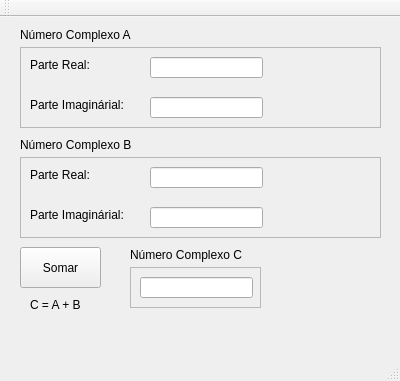
<?xml version="1.0" encoding="UTF-8"?>
<ui version="4.0">
 <class>MainWindow</class>
 <widget class="QMainWindow" name="MainWindow">
  <property name="geometry">
   <rect>
    <x>0</x>
    <y>0</y>
    <width>400</width>
    <height>381</height>
   </rect>
  </property>
  <property name="windowTitle">
   <string>MainWindow</string>
  </property>
  <widget class="QWidget" name="centralWidget">
   <widget class="QFrame" name="frame">
    <property name="geometry">
     <rect>
      <x>20</x>
      <y>30</y>
      <width>361</width>
      <height>81</height>
     </rect>
    </property>
    <property name="frameShape">
     <enum>QFrame::StyledPanel</enum>
    </property>
    <property name="frameShadow">
     <enum>QFrame::Raised</enum>
    </property>
    <widget class="QLineEdit" name="lineEdit">
     <property name="geometry">
      <rect>
       <x>130</x>
       <y>10</y>
       <width>113</width>
       <height>21</height>
      </rect>
     </property>
    </widget>
    <widget class="QLineEdit" name="lineEdit_2">
     <property name="geometry">
      <rect>
       <x>130</x>
       <y>50</y>
       <width>113</width>
       <height>21</height>
      </rect>
     </property>
    </widget>
    <widget class="QLabel" name="label_4">
     <property name="geometry">
      <rect>
       <x>10</x>
       <y>10</y>
       <width>71</width>
       <height>16</height>
      </rect>
     </property>
     <property name="text">
      <string>Parte Real:</string>
     </property>
    </widget>
    <widget class="QLabel" name="label_5">
     <property name="geometry">
      <rect>
       <x>10</x>
       <y>50</y>
       <width>111</width>
       <height>16</height>
      </rect>
     </property>
     <property name="text">
      <string>Parte Imaginárial:</string>
     </property>
    </widget>
   </widget>
   <widget class="QPushButton" name="pushButton">
    <property name="geometry">
     <rect>
      <x>20</x>
      <y>230</y>
      <width>81</width>
      <height>41</height>
     </rect>
    </property>
    <property name="text">
     <string>Somar</string>
    </property>
   </widget>
   <widget class="QLabel" name="label">
    <property name="geometry">
     <rect>
      <x>20</x>
      <y>10</y>
      <width>131</width>
      <height>16</height>
     </rect>
    </property>
    <property name="text">
     <string>Número Complexo A</string>
    </property>
   </widget>
   <widget class="QLabel" name="label_2">
    <property name="geometry">
     <rect>
      <x>20</x>
      <y>120</y>
      <width>131</width>
      <height>16</height>
     </rect>
    </property>
    <property name="text">
     <string>Número Complexo B</string>
    </property>
   </widget>
   <widget class="QFrame" name="frame_3">
    <property name="geometry">
     <rect>
      <x>20</x>
      <y>140</y>
      <width>361</width>
      <height>81</height>
     </rect>
    </property>
    <property name="frameShape">
     <enum>QFrame::StyledPanel</enum>
    </property>
    <property name="frameShadow">
     <enum>QFrame::Raised</enum>
    </property>
    <widget class="QLineEdit" name="lineEdit_3">
     <property name="geometry">
      <rect>
       <x>130</x>
       <y>10</y>
       <width>113</width>
       <height>21</height>
      </rect>
     </property>
    </widget>
    <widget class="QLineEdit" name="lineEdit_4">
     <property name="geometry">
      <rect>
       <x>130</x>
       <y>50</y>
       <width>113</width>
       <height>21</height>
      </rect>
     </property>
    </widget>
    <widget class="QLabel" name="label_6">
     <property name="geometry">
      <rect>
       <x>10</x>
       <y>10</y>
       <width>71</width>
       <height>16</height>
      </rect>
     </property>
     <property name="text">
      <string>Parte Real:</string>
     </property>
    </widget>
    <widget class="QLabel" name="label_7">
     <property name="geometry">
      <rect>
       <x>10</x>
       <y>50</y>
       <width>111</width>
       <height>16</height>
      </rect>
     </property>
     <property name="text">
      <string>Parte Imaginárial:</string>
     </property>
    </widget>
   </widget>
   <widget class="QFrame" name="frame_2">
    <property name="geometry">
     <rect>
      <x>130</x>
      <y>250</y>
      <width>131</width>
      <height>41</height>
     </rect>
    </property>
    <property name="frameShape">
     <enum>QFrame::StyledPanel</enum>
    </property>
    <property name="frameShadow">
     <enum>QFrame::Raised</enum>
    </property>
    <widget class="QLineEdit" name="lineEdit_5">
     <property name="geometry">
      <rect>
       <x>10</x>
       <y>10</y>
       <width>113</width>
       <height>21</height>
      </rect>
     </property>
    </widget>
   </widget>
   <widget class="QLabel" name="label_3">
    <property name="geometry">
     <rect>
      <x>30</x>
      <y>280</y>
      <width>60</width>
      <height>16</height>
     </rect>
    </property>
    <property name="text">
     <string>C = A + B</string>
    </property>
   </widget>
   <widget class="QLabel" name="label_10">
    <property name="geometry">
     <rect>
      <x>130</x>
      <y>230</y>
      <width>131</width>
      <height>16</height>
     </rect>
    </property>
    <property name="text">
     <string>Número Complexo C</string>
    </property>
   </widget>
  </widget>
  <widget class="QMenuBar" name="menuBar">
   <property name="geometry">
    <rect>
     <x>0</x>
     <y>0</y>
     <width>400</width>
     <height>22</height>
    </rect>
   </property>
  </widget>
  <widget class="QToolBar" name="mainToolBar">
   <attribute name="toolBarArea">
    <enum>TopToolBarArea</enum>
   </attribute>
   <attribute name="toolBarBreak">
    <bool>false</bool>
   </attribute>
  </widget>
  <widget class="QStatusBar" name="statusBar"/>
 </widget>
 <layoutdefault spacing="6" margin="11"/>
 <resources/>
 <connections/>
</ui>
